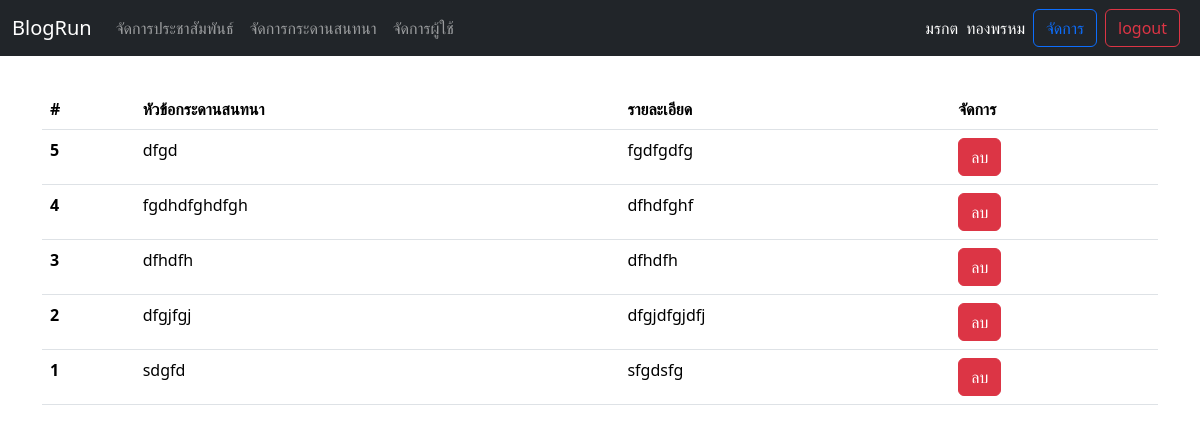
Page /admin/manage_board.php (signed in) on the committed database.
### tables this page shows
CREATE TABLE `board` (
  `id` int(11) NOT NULL,
  `board_name` varchar(100) NOT NULL,
  `board_detail` text NOT NULL,
  `board_create_id` int(11) NOT NULL
);

### controller/select_board.php (called while the page is built, shortened)
<?php
$sql = "SELECT * FROM board";
$result = $conn->query($sql);

### admin/manage_board.php (the view, shortened to what this page needs)
<?php
include("../components/head.php");
?>
<body>
  <?php include("../components/navbar.php"); ?>
  <div class="blogrun">
    <div class="col-md-12">
      <div class="row">
        <div class="col-md-12">
          <table class="table">
            <thead>
              <tr>
                <th scope="col">#</th>
                <th scope="col">หัวข้อกระดานสนทนา</th>
                <th scope="col">รายละเอียด</th>
                <th scope="col">จัดการ</th>
              </tr>
            </thead>
            <tbody>
              <?php include("../controller/select_board.php"); ?>
              <?php $i = $result->num_rows; ?>
              <?php if ($result->num_rows > 0) { ?>
                <?php while ($row = $result->fetch_assoc()) { ?>
                  <tr>
                    <th scope="row"><?=$i; ?></th>
                    <td><?= $row["board_name"]; ?></td>
                    <td><?= $row["board_detail"]; ?></td>
                    <td><a href="../controller/delete_board.php?id=<?= $row["id"]; ?>" class="btn btn-danger">ลบ</a></td>
                  </tr>
                <?php $i--; ?>
                <?php } ?>
              <?php } ?>
            </tbody>
          </table>
        </div>
      </div>
    </div>
  </div>
  <?php include("../components/script.php"); ?>
</body>
</html>

### assets/css/customs.css (style rules this page uses)
.blogrun { margin-top: 8%; }

### rows in the picture
board: board_name "dfgd", board_detail "fgdfgdfg"
board: board_name "fgdhdfghdfgh", board_detail "dfhdfghf"
board: board_name "dfhdfh", board_detail "dfhdfh"
board: board_name "dfgjfgj", board_detail "dfgjdfgjdfj"
board: board_name "sdgfd", board_detail "sfgdsfg"

### other values in the picture
$_SESSION["firstname"] "มรกต"
$_SESSION["lastname"] "ทองพรหม"
